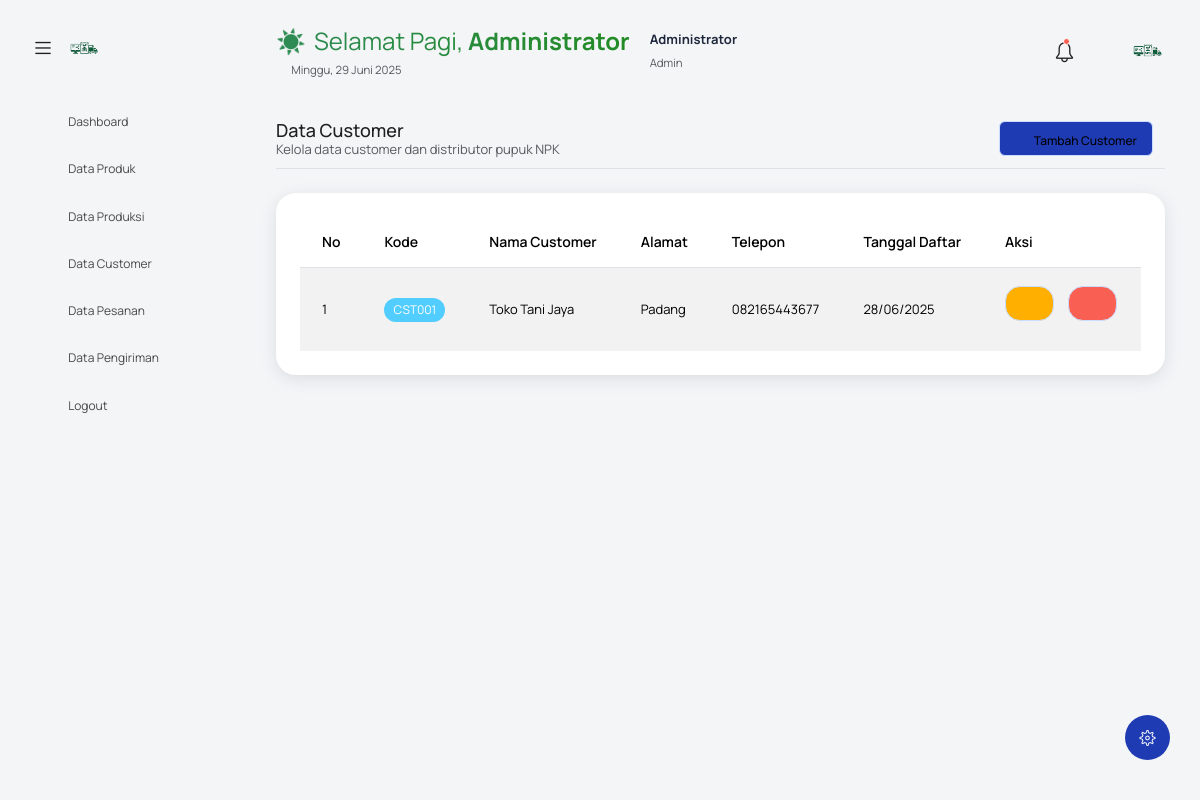
The page /?controller=customer (signed in) on the database its author committed.
### tables this page shows
CREATE TABLE `customer` (
  `id` int NOT NULL,
  `kode` varchar(20) NOT NULL,
  `nama` varchar(100) NOT NULL,
  `alamat` text NOT NULL,
  `telepon` varchar(20) DEFAULT NULL,
  `created_at` timestamp NULL DEFAULT CURRENT_TIMESTAMP
);

### controllers/CustomerController.php (called while the page is built, shortened)
<?php
class CustomerController {
    private $customerModel;
    public function __construct() {
        $this->customerModel = new CustomerModel();
    }
    public function index() {
        $customer = $this->customerModel->getAll();
        $data = ['customer' => $customer];
        loadView('customer/index', $data);
    }
}
?>

### models/CustomerModel.php (called while the page is built, shortened)
<?php
class CustomerModel {
    private $db;
    public function __construct() {
        $this->db = $GLOBALS['db'];
    }
    public function getAll() {
        $stmt = $this->db->query("SELECT * FROM customer ORDER BY nama ASC");
        return $stmt->fetchAll();
    }
}
?>

### views/customer/index.php (the view, shortened to what this page needs)
<?php include('template/header.php'); ?>
<body class="with-welcome-text">
  <div class="container-scroller">
    <?php include 'template/navbar.php'; ?>
    <div class="container-fluid page-body-wrapper">
      <?php include 'template/setting_panel.php'; ?>
      <?php include 'template/sidebar.php'; ?>
      <div class="main-panel">
        <div class="content-wrapper">
          <div class="row">
            <div class="col-sm-12">
              <div class="home-tab">
                <div class="d-sm-flex align-items-center justify-content-between border-bottom">
                  <div>
                    <h4 class="card-title mb-0">Data Customer</h4>
                    <p class="text-muted">Kelola data customer dan distributor pupuk NPK</p>
                  </div>
                  <div>
                    <a href="?controller=customer&action=add" class="btn btn-primary">
                      <i class="mdi mdi-plus"></i> Tambah Customer
                    </a>
                  </div>
                </div>
                <div class="row mt-4">
                  <div class="col-12">
                    <div class="card">
                      <div class="card-body">
                        <div class="table-responsive">
                          <table class="table table-striped">
                            <thead>
                              <tr>
                                <th>No</th>
                                <th>Kode</th>
                                <th>Nama Customer</th>
                                <th>Alamat</th>
                                <th>Telepon</th>
                                <th>Tanggal Daftar</th>
                                <th>Aksi</th>
                              </tr>
                            </thead>
                            <tbody>
                              <?php if (!empty($customer)): ?>
                                <?php $no = 1; foreach ($customer as $item): ?>
                                  <tr>
                                    <td><?= $no++ ?></td>
                                    <td><span class="badge bg-info"><?= $item['kode'] ?></span></td>
                                    <td><?= $item['nama'] ?></td>
                                    <td><?= substr($item['alamat'], 0, 50) ?><?= strlen($item['alamat']) > 50 ? '...' : '' ?></td>
                                    <td><?= $item['telepon'] ?? '-' ?></td>
                                    <td><?= date('d/m/Y', strtotime($item['created_at'])) ?></td>
                                    <td>
                                      <a href="?controller=customer&action=edit&id=<?= $item['id'] ?>" class="btn btn-sm btn-warning">
                                        <i class="mdi mdi-pencil"></i>
                                      </a>
                                      <a href="?controller=customer&action=delete&id=<?= $item['id'] ?>"
                                         class="btn btn-sm btn-danger"
                                         onclick="return confirm('Yakin ingin menghapus customer ini?')">
                                        <i class="mdi mdi-delete"></i>
                                      </a>
                                    </td>
                                  </tr>
                                <?php endforeach; ?>
                              <?php else: ?>
                                <tr>
                                  <td colspan="7" class="text-center">Belum ada data customer</td>
                                </tr>
                              <?php endif; ?>
                            </tbody>
                          </table>
                        </div>
                      </div>
                    </div>
                  </div>
                </div>
              </div>
            </div>
          </div>
        </div>
      </div>
    </div>
  </div>
</body>
</html>

### rows shown on the page
customer: kode "CST001", nama "Toko Tani Jaya", alamat "Padang", telepon "082165443677", created_at "28/06/2025"

### other values the page prints
$icon "☀️"
$greeting "Selamat Pagi"
$_SESSION['nama'] "Administrator"
$tanggal_indo "29 Juni 2025"
$_SESSION['role'] "Admin"
